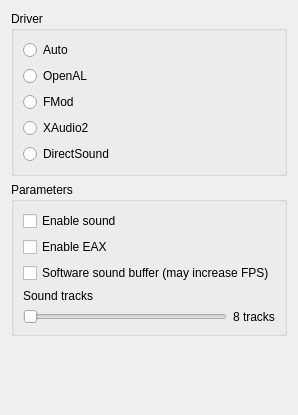
<?xml version="1.0" encoding="UTF-8"?>
<ui version="4.0">
 <class>sound_settings_widget</class>
 <widget class="QWidget" name="sound_settings_widget">
  <property name="geometry">
   <rect>
    <x>0</x>
    <y>0</y>
    <width>294</width>
    <height>415</height>
   </rect>
  </property>
  <property name="windowTitle">
   <string>Sound</string>
  </property>
  <layout class="QVBoxLayout" name="verticalLayout_3">
   <item>
    <widget class="QGroupBox" name="driverGroupBox">
     <property name="title">
      <string>Driver</string>
     </property>
     <layout class="QVBoxLayout" name="verticalLayout">
      <item>
       <widget class="QRadioButton" name="autoRadioButton">
        <property name="text">
         <string>Auto</string>
        </property>
       </widget>
      </item>
      <item>
       <widget class="QRadioButton" name="openalRadioButton">
        <property name="text">
         <string>OpenAL</string>
        </property>
       </widget>
      </item>
      <item>
       <widget class="QRadioButton" name="fmodRadioButton">
        <property name="text">
         <string>FMod</string>
        </property>
       </widget>
      </item>
      <item>
       <widget class="QRadioButton" name="xaudio2RadioButton">
        <property name="text">
         <string>XAudio2</string>
        </property>
       </widget>
      </item>
      <item>
       <widget class="QRadioButton" name="directsoundRadioButton">
        <property name="text">
         <string>DirectSound</string>
        </property>
       </widget>
      </item>
     </layout>
    </widget>
   </item>
   <item>
    <widget class="QGroupBox" name="parametersGroupBox">
     <property name="title">
      <string>Parameters</string>
     </property>
     <layout class="QVBoxLayout" name="verticalLayout_2">
      <item>
       <widget class="QCheckBox" name="soundCheckBox">
        <property name="text">
         <string>Enable sound</string>
        </property>
       </widget>
      </item>
      <item>
       <widget class="QCheckBox" name="eaxCheckBox">
        <property name="text">
         <string>Enable EAX</string>
        </property>
       </widget>
      </item>
      <item>
       <widget class="QCheckBox" name="softwareCheckBox">
        <property name="text">
         <string>Software sound buffer (may increase FPS)</string>
        </property>
       </widget>
      </item>
      <item>
       <widget class="QLabel" name="soundTracksLabel">
        <property name="text">
         <string>Sound tracks</string>
        </property>
       </widget>
      </item>
      <item>
       <layout class="QHBoxLayout" name="soundTracksHorizontalLayout">
        <item>
         <widget class="QSlider" name="tracksSlider">
          <property name="minimum">
           <number>1</number>
          </property>
          <property name="maximum">
           <number>8</number>
          </property>
          <property name="singleStep">
           <number>1</number>
          </property>
          <property name="pageStep">
           <number>4</number>
          </property>
          <property name="value">
           <number>1</number>
          </property>
          <property name="orientation">
           <enum>Qt::Horizontal</enum>
          </property>
         </widget>
        </item>
        <item>
         <widget class="QLabel" name="tracksLabel">
          <property name="text">
           <string>8 tracks</string>
          </property>
         </widget>
        </item>
       </layout>
      </item>
     </layout>
    </widget>
   </item>
   <item>
    <spacer name="verticalSpacer">
     <property name="orientation">
      <enum>Qt::Vertical</enum>
     </property>
     <property name="sizeHint" stdset="0">
      <size>
       <width>20</width>
       <height>40</height>
      </size>
     </property>
    </spacer>
   </item>
  </layout>
 </widget>
 <resources/>
 <connections/>
</ui>
